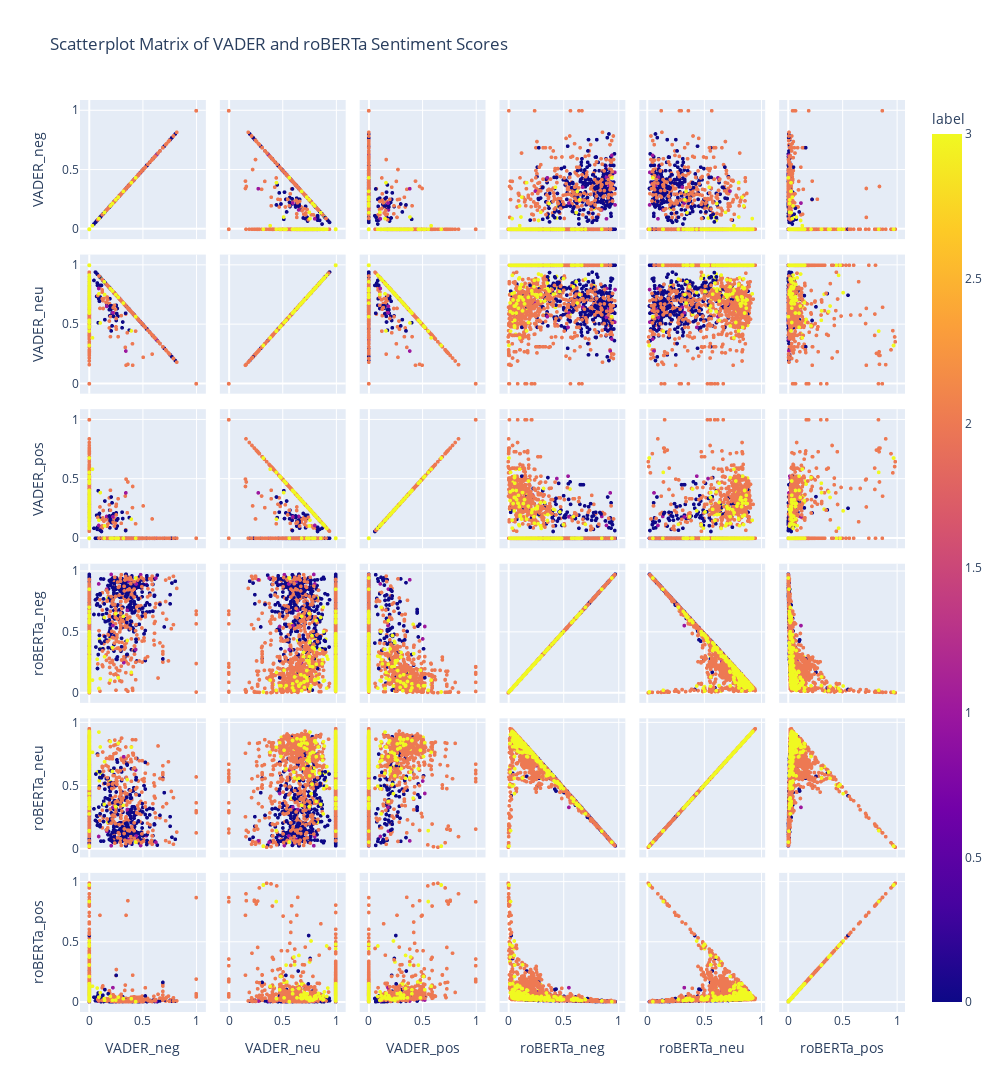

The code cell stored with this chart in its notebook:
### Code cell
# Alternativly, a scatter plot matrix can be used, looking at the relationship between the scores of the models.

import plotly.express as px # Library used to make the scatter matrix

fig = px.scatter_matrix(
    df_result,
    dimensions=['VADER_neg', 'VADER_neu', 'VADER_pos', 'roBERTa_neg', 'roBERTa_neu', 'roBERTa_pos'], #Specify x and y axes
    color = 'label',
    title="Scatterplot Matrix of VADER and roBERTa Sentiment Scores"
)

fig.update_traces(marker=dict(size=4)) # Change the size of the data points
#Change the size and dimensions of the scatter matrix
fig.update_layout(
    autosize=False,
    width=1000,
    height=1200,
)
fig.show()
# Showcases all possible combinations for the models

### Figure 1 — Plotly figure (JSON) as saved in the notebook; plotly's stock layout.template omitted (floating-point values rounded to 4 significant figures; data arrays with more than 128 entries replaced by an {"elided": "..."} marker saying what was removed)
{"data": [{"dimensions": [{"axis": {"matches": true}, "label": "VADER_neg", "values": {"elided": "3022 float values"}}, {"axis": {"matches": true}, "label": "VADER_neu", "values": {"elided": "3022 float values"}}, {"axis": {"matches": true}, "label": "VADER_pos", "values": {"elided": "3022 float values"}}, {"axis": {"matches": true}, "label": "roBERTa_neg", "values": {"elided": "3022 float values"}}, {"axis": {"matches": true}, "label": "roBERTa_neu", "values": {"elided": "3022 float values"}}, {"axis": {"matches": true}, "label": "roBERTa_pos", "values": {"elided": "3022 float values"}}], "hovertemplate": "%{xaxis.title.text}=%{x}<br>%{yaxis.title.text}=%{y}<br>label=%{marker.color}<extra></extra>", "legendgroup": "", "marker": {"color": {"elided": "3022 int values"}, "coloraxis": "coloraxis", "size": 4, "symbol": "circle"}, "name": "", "showlegend": false, "type": "splom"}], "layout": {"autosize": false, "coloraxis": {"colorbar": {"title": {"text": "label"}}, "colorscale": [[0, "#0d0887"], [0.1111, "#46039f"], [0.2222, "#7201a8"], [0.3333, "#9c179e"], [0.4444, "#bd3786"], [0.5556, "#d8576b"], [0.6667, "#ed7953"], [0.7778, "#fb9f3a"], [0.8889, "#fdca26"], [1, "#f0f921"]]}, "dragmode": "select", "height": 1200, "legend": {"tracegroupgap": 0}, "title": {"text": "Scatterplot Matrix of VADER and roBERTa Sentiment Scores"}, "width": 1000}}
